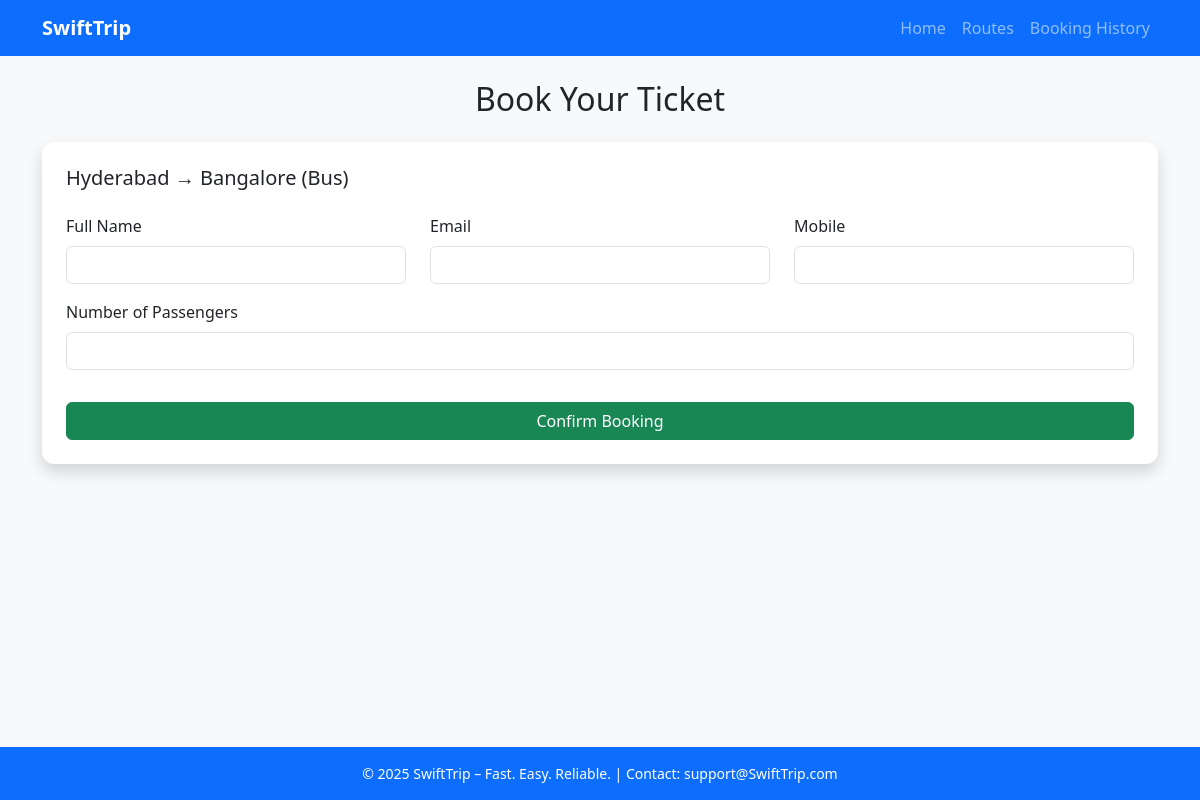
Screenshot of /book/1 with the database file from the repository.
### tables this page shows
CREATE TABLE routes (
            id INTEGER PRIMARY KEY AUTOINCREMENT,
            mode TEXT NOT NULL,
            source TEXT NOT NULL,
            destination TEXT NOT NULL,
            date TEXT NOT NULL,
            time TEXT NOT NULL,
            price REAL NOT NULL,
            available_seats INTEGER NOT NULL
        );

### app.py (the view, shortened to what this page needs)
@app.route('/book/<int:route_id>', methods=['GET', 'POST'])
def book_ticket(route_id):
    conn = get_db_connection()
    route = conn.execute("SELECT * FROM routes WHERE id=?", (route_id,)).fetchone()
    conn.close()
    return render_template("booking.html", route=route)

### app.py (called while the page is built)
def get_db_connection():
    conn = sqlite3.connect(DB_FILE)
    conn.row_factory = sqlite3.Row
    return conn

### templates/booking.html (shortened to what this page needs)
{% extends "base.html" %}
{% block content %}
<h2 class="text-center mb-4">Book Your Ticket</h2>
<div class="card shadow p-4">
    <h5>{{ route.source }} → {{ route.destination }} ({{ route.mode|capitalize }})</h5>
    <form method="POST" id="bookingForm">
        <div class="row mt-3">
            <div class="col-md-4 mb-3">
                <label class="form-label">Full Name</label>
                <input type="text" name="contact_name" class="form-control" required>
            </div>
            <div class="col-md-4 mb-3">
                <label class="form-label">Email</label>
                <input type="email" name="email" class="form-control" required>
            </div>
            <div class="col-md-4 mb-3">
                <label class="form-label">Mobile</label>
                <input type="text" name="phone" class="form-control" required>
            </div>
        </div>
        <div class="mb-3">
            <label class="form-label">Number of Passengers</label>
            <input type="number" name="passenger_count" id="passenger_count" class="form-control" min="1" max="{{ route.available_seats }}" required>
        </div>
        <button type="submit" class="btn btn-success w-100 mt-3">Confirm Booking</button>
    </form>
</div>
{% endblock %}

### static/css/style.css (style rules this page uses)
body { background-color: #f8f9fa; font-family: 'Segoe UI', Tahoma, Geneva, Verdana, sans-serif; }
.card { border: none; border-radius: 12px; transition: transform 0.3s ease-in-out, box-shadow 0.3s ease-in-out; }
.btn { transition: background-color 0.3s ease, transform 0.2s ease-in-out; }

### rows the page displays
routes: source "Hyderabad", destination "Bangalore", mode "Bus"
